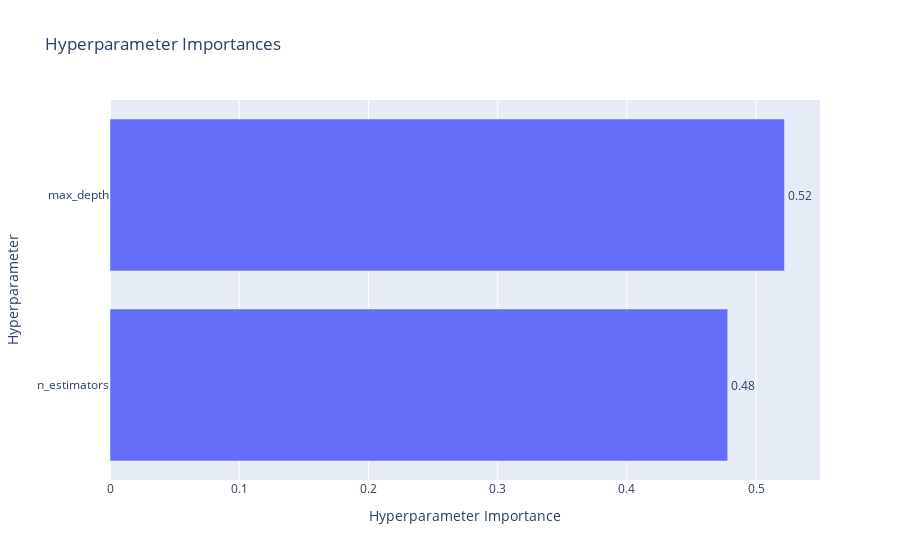

The code cell stored with this chart in its notebook:
### Code cell
# 5. Hyperparameter Importance
plot_param_importances(study).show()

### Figure 1 — Plotly figure (JSON) as saved in the notebook; plotly's stock layout.template omitted (floating-point values rounded to 4 significant figures)
{"data": [{"cliponaxis": false, "hovertemplate": ["n_estimators (IntDistribution): 0.4780194051348249<extra></extra>", "max_depth (IntDistribution): 0.5219805948651751<extra></extra>"], "name": "Objective Value", "orientation": "h", "text": ["0.48", "0.52"], "textposition": "outside", "type": "bar", "x": [0.478, 0.522], "y": ["n_estimators", "max_depth"]}], "layout": {"title": {"text": "Hyperparameter Importances"}, "xaxis": {"title": {"text": "Hyperparameter Importance"}}, "yaxis": {"title": {"text": "Hyperparameter"}}}}
